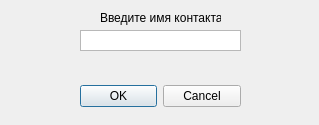
<?xml version="1.0" encoding="UTF-8"?>
<ui version="4.0">
 <class>AddUserDialog</class>
 <widget class="QDialog" name="AddUserDialog">
  <property name="geometry">
   <rect>
    <x>0</x>
    <y>0</y>
    <width>319</width>
    <height>125</height>
   </rect>
  </property>
  <property name="minimumSize">
   <size>
    <width>319</width>
    <height>125</height>
   </size>
  </property>
  <property name="maximumSize">
   <size>
    <width>319</width>
    <height>125</height>
   </size>
  </property>
  <property name="windowTitle">
   <string>Добавление в список контактов</string>
  </property>
  <widget class="QDialogButtonBox" name="buttonBox">
   <property name="geometry">
    <rect>
     <x>80</x>
     <y>80</y>
     <width>161</width>
     <height>32</height>
    </rect>
   </property>
   <property name="orientation">
    <enum>Qt::Horizontal</enum>
   </property>
   <property name="standardButtons">
    <set>QDialogButtonBox::Cancel|QDialogButtonBox::Ok</set>
   </property>
   <property name="centerButtons">
    <bool>false</bool>
   </property>
  </widget>
  <widget class="QLabel" name="add_user_label">
   <property name="geometry">
    <rect>
     <x>100</x>
     <y>10</y>
     <width>121</width>
     <height>16</height>
    </rect>
   </property>
   <property name="text">
    <string>Введите имя контакта:</string>
   </property>
   <property name="textInteractionFlags">
    <set>Qt::TextSelectableByMouse</set>
   </property>
  </widget>
  <widget class="QLabel" name="add_user_info_label">
   <property name="geometry">
    <rect>
     <x>10</x>
     <y>60</y>
     <width>301</width>
     <height>20</height>
    </rect>
   </property>
   <property name="text">
    <string/>
   </property>
   <property name="alignment">
    <set>Qt::AlignCenter</set>
   </property>
  </widget>
  <widget class="QPlainTextEdit" name="plainTextEdit">
   <property name="geometry">
    <rect>
     <x>80</x>
     <y>30</y>
     <width>161</width>
     <height>21</height>
    </rect>
   </property>
   <property name="inputMethodHints">
    <set>Qt::ImhNone</set>
   </property>
   <property name="verticalScrollBarPolicy">
    <enum>Qt::ScrollBarAlwaysOff</enum>
   </property>
   <property name="horizontalScrollBarPolicy">
    <enum>Qt::ScrollBarAlwaysOff</enum>
   </property>
  </widget>
 </widget>
 <resources/>
 <connections>
  <connection>
   <sender>buttonBox</sender>
   <signal>accepted()</signal>
   <receiver>AddUserDialog</receiver>
   <slot>accept()</slot>
   <hints>
    <hint type="sourcelabel">
     <x>248</x>
     <y>254</y>
    </hint>
    <hint type="destinationlabel">
     <x>157</x>
     <y>274</y>
    </hint>
   </hints>
  </connection>
  <connection>
   <sender>buttonBox</sender>
   <signal>rejected()</signal>
   <receiver>AddUserDialog</receiver>
   <slot>reject()</slot>
   <hints>
    <hint type="sourcelabel">
     <x>316</x>
     <y>260</y>
    </hint>
    <hint type="destinationlabel">
     <x>286</x>
     <y>274</y>
    </hint>
   </hints>
  </connection>
 </connections>
</ui>
